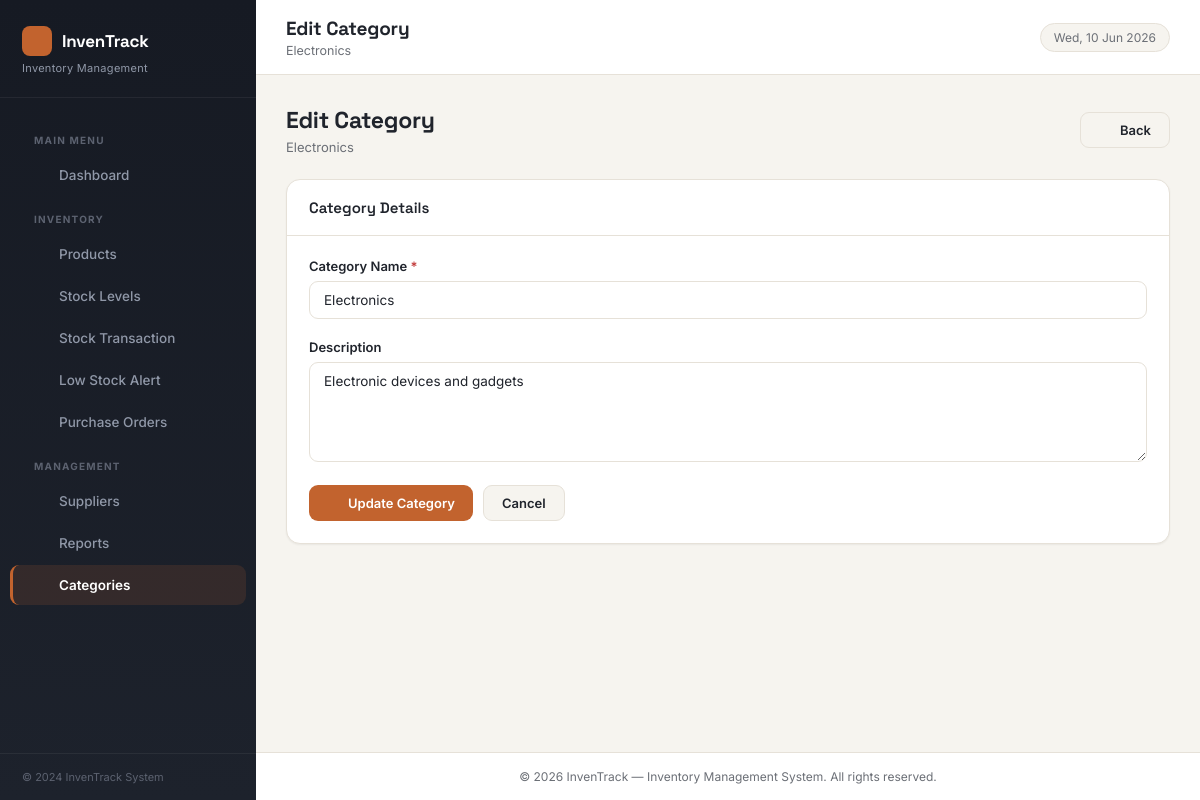
The page /pages/categories/edit.php?id=1 on the database its author committed.
### tables this page shows
CREATE TABLE categories (
    category_id INT PRIMARY KEY AUTO_INCREMENT,
    category_name VARCHAR(100) NOT NULL UNIQUE,
    description TEXT,
    created_at TIMESTAMP DEFAULT CURRENT_TIMESTAMP
);

### classes/Category.php (called while the page is built, shortened)
<?php
class Category {
    private $conn;
    private $table = 'categories';
    public function __construct($db) {
        $this->conn = $db;
    }
    public function getById($id) {
        $query = "SELECT * FROM {$this->table} WHERE category_id = ?";
        $stmt = $this->conn->prepare($query);
        $stmt->bind_param('i', $id);
        $stmt->execute();
        $res = $stmt->get_result();
        return $res && $res->num_rows ? $res->fetch_assoc() : false;
    }
}

### pages/categories/edit.php (the view, shortened to what this page needs)
<?php
require_once '../../config/database.php';
require_once '../../classes/Category.php';
$cat = new Category($conn);
$category_id = isset($_GET['id']) ? (int)$_GET['id'] : 0;
$categoryData = $cat->getById($category_id);
$pageTitle = 'Edit Category'; $pageSubtitle = htmlspecialchars($categoryData['category_name']);
$activeMenu = 'categories'; $cssPath = '../../assets/css/style.css';
$jsPath = '../../assets/js/script.js'; $basePath = '../../';
require_once '../../includes/layout.php';
?>
<div class="page-header">
    <div><h1>Edit Category</h1><p><?php echo htmlspecialchars($categoryData['category_name']); ?></p></div>
    <a href="list.php" class="btn btn-secondary"><?php echo icon('arrow-left', 15); ?> Back</a>
</div>
<div class="card">
    <div class="card-header"><h3>Category Details</h3></div>
    <div class="card-body">
        <form method="POST">
            <div class="form-group">
                <label>Category Name <span class="text-danger">*</span></label>
                <input type="text" name="category_name" value="<?php echo htmlspecialchars($categoryData['category_name']); ?>" required>
            </div>
            <div class="form-group">
                <label>Description</label>
                <textarea name="description"><?php echo htmlspecialchars($categoryData['description'] ?? ''); ?></textarea>
            </div>
            <div style="display:flex;gap:10px;margin-top:8px;">
                <button type="submit" class="btn btn-primary"><?php echo icon('save', 15); ?> Update Category</button>
                <a href="list.php" class="btn btn-secondary">Cancel</a>
            </div>
        </form>
    </div>
</div>
<?php require_once '../../includes/layout-end.php'; ?>

### includes/layout.php (shortened to what this page needs)
<?php
require_once __DIR__ . '/icons.php';
$assetBase = '';
if (isset($basePath) && $basePath !== '') {
    $assetBase = rtrim($basePath, '/') . '/';
} else {
    $assetBase = '../';
}
$resolvedCss = isset($cssPath) ? $cssPath : ($assetBase . 'assets/css/style.css');
?>
<!DOCTYPE html>
<html lang="en">
<head>
    <link rel="stylesheet" href="<?php echo htmlspecialchars($resolvedCss); ?>">
</head>
<body>
<aside class="sidebar">
    <div class="sidebar-brand">
        <h2><span class="sidebar-logo"><?php echo icon('box', 18); ?></span> InvenTrack</h2>
        <p>Inventory Management</p>
    </div>
    <ul class="sidebar-menu">
        <li class="sidebar-section-title">Main Menu</li>
        <li>
            <a href="<?php echo $basePath ?? '../'; ?>index.php"
               class="<?php echo ($activeMenu === 'dashboard') ? 'active' : ''; ?>">
                <span class="menu-icon"><?php echo icon('home', 18); ?></span> Dashboard
            </a>
        </li>
        <li class="sidebar-section-title">Inventory</li>
        <li>
            <a href="<?php echo $basePath ?? '../'; ?>pages/products/list.php"
               class="<?php echo ($activeMenu === 'products') ? 'active' : ''; ?>">
                <span class="menu-icon"><?php echo icon('box', 18); ?></span> Products
            </a>
        </li>
        <li>
            <a href="<?php echo $basePath ?? '../'; ?>pages/inventory/list.php"
               class="<?php echo ($activeMenu === 'inventory') ? 'active' : ''; ?>">
                <span class="menu-icon"><?php echo icon('layers', 18); ?></span> Stock Levels
            </a>
        </li>
        <li>
            <a href="<?php echo $basePath ?? '../'; ?>pages/inventory/add-transaction.php"
               class="<?php echo ($activeMenu === 'transaction') ? 'active' : ''; ?>">
                <span class="menu-icon"><?php echo icon('repeat', 18); ?></span> Stock Transaction
            </a>
        </li>
        <li>
            <a href="<?php echo $basePath ?? '../'; ?>pages/inventory/low-stock.php"
               class="<?php echo ($activeMenu === 'lowstock') ? 'active' : ''; ?>">
                <span class="menu-icon"><?php echo icon('alert-triangle', 18); ?></span> Low Stock Alert
            </a>
        </li>
        <li>
            <a href="<?php echo $basePath ?? '../'; ?>pages/purchase-orders/list.php"
               class="<?php echo ($activeMenu === 'purchase-orders') ? 'active' : ''; ?>">
                <span class="menu-icon"><?php echo icon('clipboard', 18); ?></span> Purchase Orders
            </a>
        </li>
        <li class="sidebar-section-title">Management</li>
        <li>
            <a href="<?php echo $basePath ?? '../'; ?>pages/suppliers/list.php"
               class="<?php echo ($activeMenu === 'suppliers') ? 'active' : ''; ?>">
                <span class="menu-icon"><?php echo icon('building', 18); ?></span> Suppliers
            </a>
        </li>
        <li>
            <a href="<?php echo $basePath ?? '../'; ?>pages/reports/index.php"
               class="<?php echo ($activeMenu === 'reports') ? 'active' : ''; ?>">
                <span class="menu-icon"><?php echo icon('bar-chart', 18); ?></span> Reports
            </a>
        </li>
        <li>
            <a href="<?php echo $basePath ?? '../'; ?>pages/categories/list.php"
               class="<?php echo ($activeMenu === 'categories') ? 'active' : ''; ?>">
                <span class="menu-icon"><?php echo icon('grid', 18); ?></span> Categories
            </a>
        </li>
    </ul>
    <div class="sidebar-footer">
        &copy; 2024 InvenTrack System
    </div>
</aside>
<div class="main-wrapper">
    <div class="topbar">
        <div>
            <div class="topbar-title"><?php echo htmlspecialchars($pageTitle ?? 'Dashboard'); ?></div>
            <div class="topbar-subtitle"><?php echo htmlspecialchars($pageSubtitle ?? 'Inventory Management System'); ?></div>
        </div>
        <div class="topbar-right">
            <span class="topbar-date"><?php echo date('D, d M Y'); ?></span>
        </div>
    </div>
    <div class="page-content">

### rows shown on the page
categories: category_name "Electronics", description "Electronic devices and gadgets"

### other values the page prints
$pageTitle "Edit Category"
